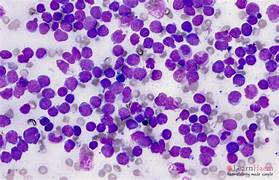
#> input picture media/smear_images/l1.jpeg, 279 x 180 px; its folder holds only this picture in this run
$ python -i fab_classification.py   (imports and definitions only)
#> lines starting #> are read from the running program, lines starting #| are printed output that depends on the picture
"""
FAB Classification Detection Module

This module provides functions to classify blood leukemia samples into:
- ALL (Acute Lymphoblastic Leukemia): L1, L2, L3
- AML (Acute Myeloid Leukemia): M0-M7

FAB classification is based on morphological features of leukemic cells:
- Cell size
- Cell shape and regularity
- Vacuolization
- Chromatin pattern
- Nuclear-to-cytoplasmic ratio (N:C ratio)
- Cytoplasm color/staining
"""

import numpy as np
from typing import Dict, Tuple
from PIL import Image
from io import BytesIO


class FABClassifier:
    """
    Classify leukemia samples into FAB morphological subtypes.
    """

    # Feature thresholds for classification
    CELL_SIZE_THRESHOLD = 0.5  # Normalized cell size
    CHROMATIN_DENSITY_THRESHOLD = 0.6
    VACUOLE_THRESHOLD = 0.3
    NC_RATIO_THRESHOLD = 0.65

    @staticmethod
    def extract_morphological_features(image_source) -> Dict[str, float]:
        """
        Extract morphological features from blood smear image.

        Features extracted:
        - Mean cell size (normalized)
        - Cell size uniformity (std dev)
        - Chromatin density (darkness of nucleus)
        - Vacuolization ratio (light spots in cytoplasm)
        - Nuclear-to-cytoplasmic ratio
        - Staining intensity (overall brightness)
        - Cell circularity (shape regularity)

        Args:
            image_source: Path or file object to blood smear image

        Returns:
            Dictionary of extracted morphological features
        """
#> called with image_source = '../media/smear_images/l1.jpeg'
        # Load image
        if isinstance(image_source, str):
            img = Image.open(image_source).convert('RGB')
#> img is the input picture: PIL image 279x180 RGB; mean R, G, B 171.5, 135.6, 199.4
        else:
            image_source.seek(0)
            img = Image.open(BytesIO(image_source.read())).convert('RGB')

        img = img.resize((512, 512))
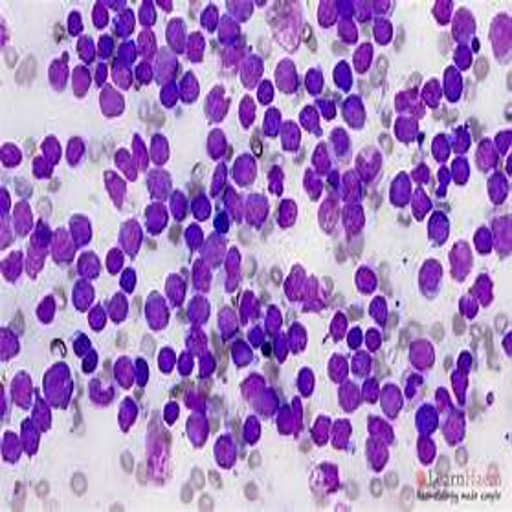
#> img: PIL image 512x512 RGB; mean R, G, B 171.5, 135.7, 199.4
        img_array = np.array(img, dtype=np.float32) / 255.0

        # Convert to grayscale for analysis
        gray = np.dot(img_array[..., :3], [0.299, 0.587, 0.114])
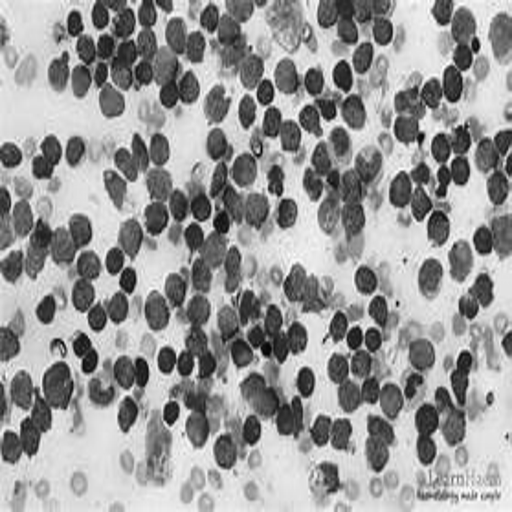
#> gray: shape (512, 512) float64; min 0.0165, max 1, mean 0.602

        # Extract features
        features = {}

        # 1. Overall brightness/staining intensity
        features['staining_intensity'] = float(np.mean(gray))

        # 2. Chromatin density (nucleus darkness)
        # Dark areas = high chromatin density
        dark_pixels = np.sum(gray < 0.4)
#> dark_pixels = 77813
        features['chromatin_density'] = float(dark_pixels / gray.size)

        # 3. Cell size estimation via edge detection
        from scipy import ndimage
        edges = ndimage.sobel(gray)
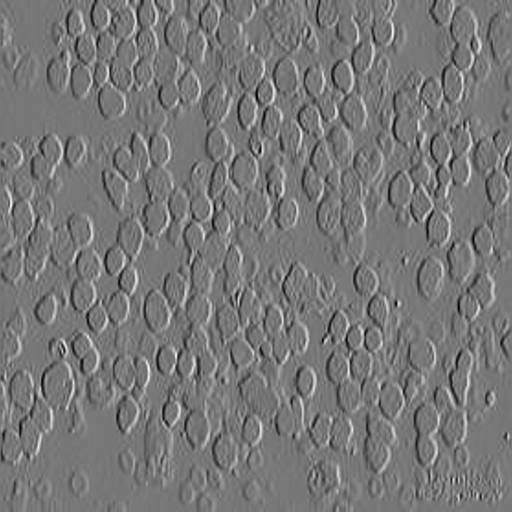
#> edges: shape (512, 512) float64; min -2.52, max 2.82, mean 0.000399; drawn with min black and max white
        edge_pixels = np.sum(edges > np.mean(edges))
#> edge_pixels = 130613
        features['estimated_cell_size'] = float(edge_pixels / gray.size)

        # 4. Cell size uniformity
        # Calculate local variance in regions
        region_size = 32
        variances = []
        for i in range(0, gray.shape[0] - region_size, region_size):
            for j in range(0, gray.shape[1] - region_size, region_size):
                region = gray[i:i+region_size, j:j+region_size]
                variances.append(np.var(region))
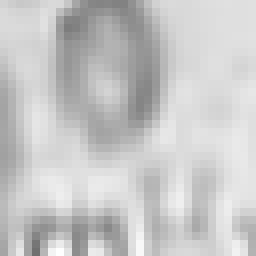
#> region: shape (32, 32) float64 (shown 8 times larger); min 0.442, max 1, mean 0.783
#> after the loop, variances = 225 values, max 0.092 at index 89, min 7.18e-05 at index 45, mean 0.0445
        features['size_uniformity'] = float(1.0 - np.std(variances) / (np.mean(variances) + 1e-6))

        # 5. Vacuolization (light spots in cytoplasm)
        light_pixels = np.sum(gray > 0.7)
#> light_pixels = 120636
        features['vacuolization'] = float(light_pixels / gray.size)

        # 6. Nuclear-to-cytoplasmic ratio estimation
        # Approximate by comparing dark (nucleus) to medium (cytoplasm) regions
        dark_area = np.sum(gray < 0.4)
#> dark_area = 77813
        medium_area = np.sum((gray >= 0.4) & (gray < 0.7))
#> medium_area = 63695
        if medium_area > 0:
            features['nc_ratio'] = float(dark_area / medium_area)
        else:
            features['nc_ratio'] = 1.0

        # 7. Cell circularity (shape regularity)
        # Based on edge smoothness
        from scipy.ndimage import gaussian_filter
        smoothed_edges = gaussian_filter(edges, sigma=2)
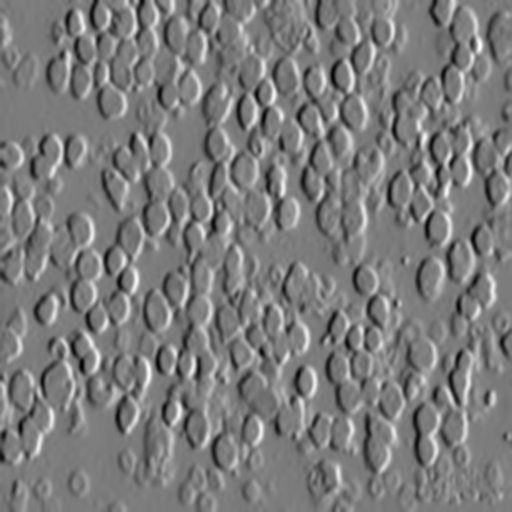
#> smoothed_edges: shape (512, 512) float64; min -1.05, max 1.1, mean 0.000399; drawn with min black and max white
        edge_smoothness = np.sum(smoothed_edges > 0) / (np.sum(edges > 0) + 1e-6)
#> edge_smoothness = 1.01
        features['circularity'] = float(min(edge_smoothness, 1.0))

        # 8. Contrast (intensity variation)
        features['contrast'] = float(np.std(gray))

        return features

    # [235 lines left out: functions classify_leukemia_type, classify_all_fab, classify_aml_fab, detect_fab_classification, not called in this run]

>>> result = FABClassifier().extract_morphological_features('../media/smear_images/l1.jpeg')
#> result = {'staining_intensity': 0.602, 'chromatin_density': 0.297, 'estimated_cell_size': 0.498, 'size_uniformity': 0.542, 'vacuolization': 0.46, 'nc_ratio': 1.22, 'circularity': 1, 'contrast': 0.251}
